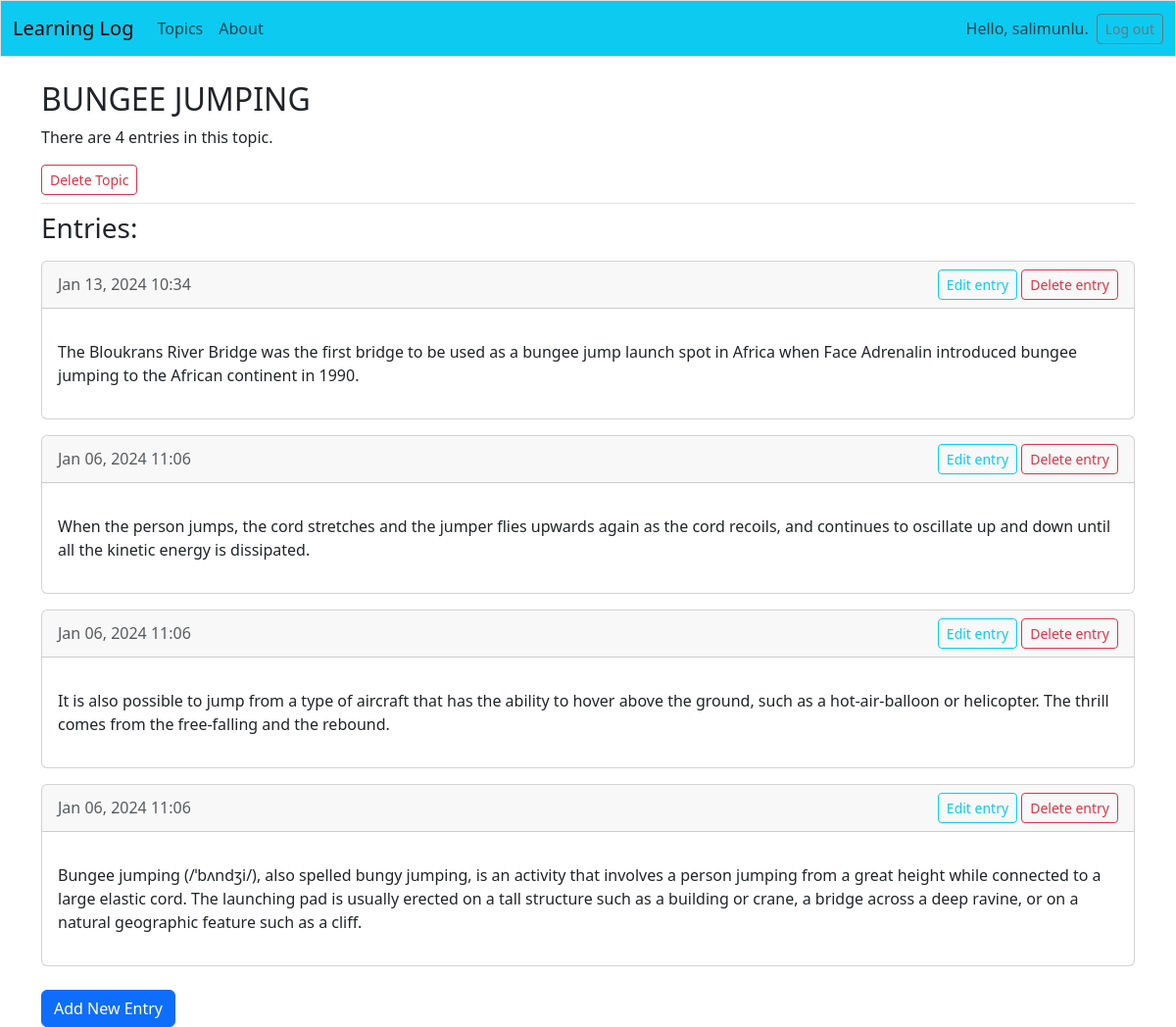
The page /topics/3/ (signed in) on the database its author committed.
### learning_logs/models.py (models this page shows, shortened)
class Topic(models.Model):
    text = models.CharField(max_length=200)
    date_added = models.DateTimeField(auto_now_add=True)
    owner = models.ForeignKey(User, on_delete=models.CASCADE)
    def __str__(self):
        return self.text

class Entry(models.Model):
    topic = models.ForeignKey(Topic, on_delete=models.CASCADE)
    text = models.TextField()
    date_added = models.DateTimeField(auto_now_add=True)
    class Meta:
        verbose_name_plural = "Entries"

### learning_logs/views.py (the view)
# urls.py: path('topics/<int:topic_id>/', views.topic, name='topic'), # Konuların ayrı sayfaları
@login_required
def topic(request, topic_id):
    topic = Topic.objects.get(id=topic_id)
    if topic.owner != request.user:
        raise Http404
    entries = topic.entry_set.order_by('-date_added')
    context = {'topic': topic, 'entries': entries}
    return render(request, 'learning_logs/topic.html', context)

### templates/learning_logs/topic.html
{% extends 'learning_logs/base.html' %}
{% block page_header %}
<header class="header-section">
    <h2>{{ topic|upper }}</h2>
    {% if entries|length > 1 %}
        <p>There are {{ entries|length }} entries in this topic.</p>
    {% else %}
        <p>There is {{ entries|length }} entry in this topic.</p>
    {% endif %}
    <a class="btn btn-outline-danger btn-sm" href="{% url 'learning_logs:delete_topic' topic.id %}" role="button">
    Delete Topic
    </a>
</header>
{% endblock page_header %}
{% block content %}
    <section>
        <h3 class="mb-3">Entries:</h3>
        {% for entry in entries %}
            <article class="card mb-3">
                <header class="card-header d-flex justify-content-between align-items-center">
                    <time datetime="{{ entry.date_added|date:"c" }}" class="text-muted">{{ entry.date_added|date:"M d, Y H:i" }}</time>
                    <div>
                        <a href="{% url 'learning_logs:edit_entry' entry.id %}" class="btn btn-outline-info btn-sm">Edit entry</a>
                        <a href="{% url 'learning_logs:delete_entry' entry.id %}" class="btn btn-outline-danger btn-sm">Delete entry</a>
                    </div>
                </header>
                <div class="card-body">
                    <p>{{ entry.text|linebreaks }}</p>
                </div>
            </article>
        {% empty %}
            <p>There are no entries for this topic yet.</p>
        {% endfor %}
        <div class="mt-4">
            <a class="btn btn-primary" href="{% url 'learning_logs:new_entry' topic.id %}">Add New Entry</a>
        </div>
    </section>
{% endblock content %}

### templates/learning_logs/base.html (shortened to what this page needs)
<!doctype html>
<html lang="en">
<head>
  {% load static %}
  {% load django_bootstrap5 %}
  {% bootstrap_css %}
   <link rel="stylesheet" href="{% static 'css/fontawesome.min.css' %}">
    <link rel="stylesheet" href="{% static 'css/all.min.css' %}">
</head>
<body>
  <nav class="navbar navbar-expand-md navbar-light bg-info mb-4 border">
    <div class="container-fluid">
      <a class="navbar-brand" href="{% url 'learning_logs:index' %}">
          Learning Log</a>
      <div class="collapse navbar-collapse" id="navbarCollapse">
        <ul class="navbar-nav me-auto mb-2 mb-md-0">
          <li class="nav-item">
            <a class="nav-link" href="{% url 'learning_logs:topics' %}">
              Topics</a></li>
           <li class="nav-item">
            <a class="nav-link" href="{% url 'learning_logs:about' %}">
              About</a></li>
        </ul>
        <ul class="navbar-nav ms-auto mb-2 mb-md-0">
          {% if user.is_authenticated %}
            <li class="nav-item">
              <span class="navbar-text me-2">Hello, {{ user.username }}.
                </span></li>
          {% endif %}
        </ul>
        {% if user.is_authenticated %}
          <form action="{% url 'users:logout' %}" method='post'>
            <button name='submit' class='btn btn-outline-secondary btn-sm'>
              Log out</button>
          </form>
        {% endif %}
      </div>
    </div>
  </nav>
  <main class="container">
    <div class="pb-2 mb-2 border-bottom">
      {% block page_header %}{% endblock page_header %}
    </div>
    <div>
      {% block content %}{% endblock content %}
    </div>
  </main>
</body>
</html>

### rows shown on the page
Topic: text "BUNGEE JUMPING"
Entry: date_added "Jan 13, 2024 10:34", text "The Bloukrans River Bridge was the first bridge to be used as a bungee jump launch spot in Africa when Face Adrenalin introduced bungee jumping to the African continent in 1990."
Entry: date_added "Jan 06, 2024 11:06", text "When the person jumps, the cord stretches and the jumper flies upwards again as the cord recoils, and continues to oscillate up and down until all the kinetic energy is dissipated."
Entry: date_added "Jan 06, 2024 11:06", text "It is also possible to jump from a type of aircraft that has the ability to hover above the ground, such as a hot-air-balloon or helicopter. The thrill comes from the free-falling and the rebound."
Entry: date_added "Jan 06, 2024 11:06", text "Bungee jumping (/ˈbʌndʒi/), also spelled bungy jumping, is an activity that involves a person jumping from a great height while connected to a large elastic cord. The launching pad is usually erected on a tall structure such as a building or crane, a bridge across a deep ravine, or on a natural geographic feature such as a cliff."

### other values the page prints
{{ user.username }} "salimunlu"
{{ entries|length }} "4"
